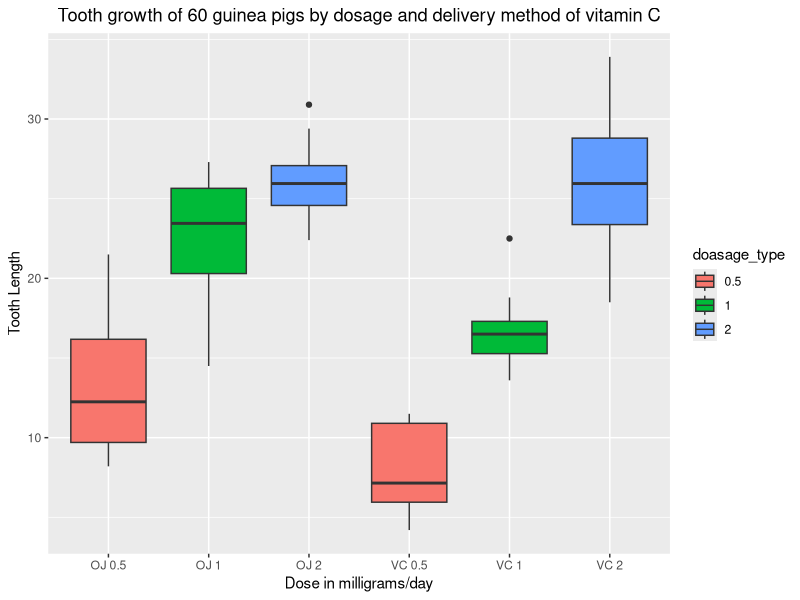

The R source for this figure:
#1. Load neccessary dataset and libraaries 

#loads the library using library()
library(ggplot2) 
data(ToothGrowth) #data() loads the dataset of toothgrowth which is already available in R 

#2. basic summay and structurrre of dataset

head(ToothGrowth) # head() displays head of dataset
str(ToothGrowth) #str(): tells overall structure of dataset
summary(ToothGrowth) #summary(): gives the summay of the complete dataset
dim(ToothGrowth) #dim(): tells the dimension of dataset_ number of rows and columns


#3. Basic exploratory Analysis
g<- ggplot(data=ToothGrowth, aes(x=paste(supp,dose), y=len, fill=factor(dose)))
g<- g+geom_boxplot()
g<- g+labs(title="Tooth growth of 60 guinea pigs by dosage and delivery method of vitamin C",x="Dose in milligrams/day",y="Tooth Length")
g<-g+ scale_fill_discrete(name="doasage_type")
g<- g+theme(plot.title=element_text(hjust=0.5))
print(g)

#4. Data manipulation to separate data by dosage
data_0.5<- subset(ToothGrowth, dose==0.5)
data_1<- subset(ToothGrowth, dose==1)
data_2<- subset(ToothGrowth, dose==2)

#5.Performing T test to Accept or Reject Hypothesis
t1<- t.test(len~supp, data=data_0.5)
t2<-t.test(len~supp, data=data_1)
t3<-t.test(len~supp, data=data_2)

#6. Creating DataFrame to analyze the result
Conclusion<-data.frame("p-value"=c(t1$p.value,t2$p.value,t3$p.value),
                       "Low-Confidence"=c(t1$conf.int[1],t2$conf.int[1],t3$conf.int[1]),
                       "High-Confidence"=c(t1$conf.int[2],t2$conf.int[2],t3$conf.int[2]),
                       "OJ mean" = c(t1$estimate[1],t2$estimate[1],t3$estimate[1]),
                       "VC mean" = c(t1$estimate[2],t2$estimate[2],t3$estimate[2]),
                       row.names = c("Dosage_.5","Dosage_1","Dosage_2"))

Conclusion

